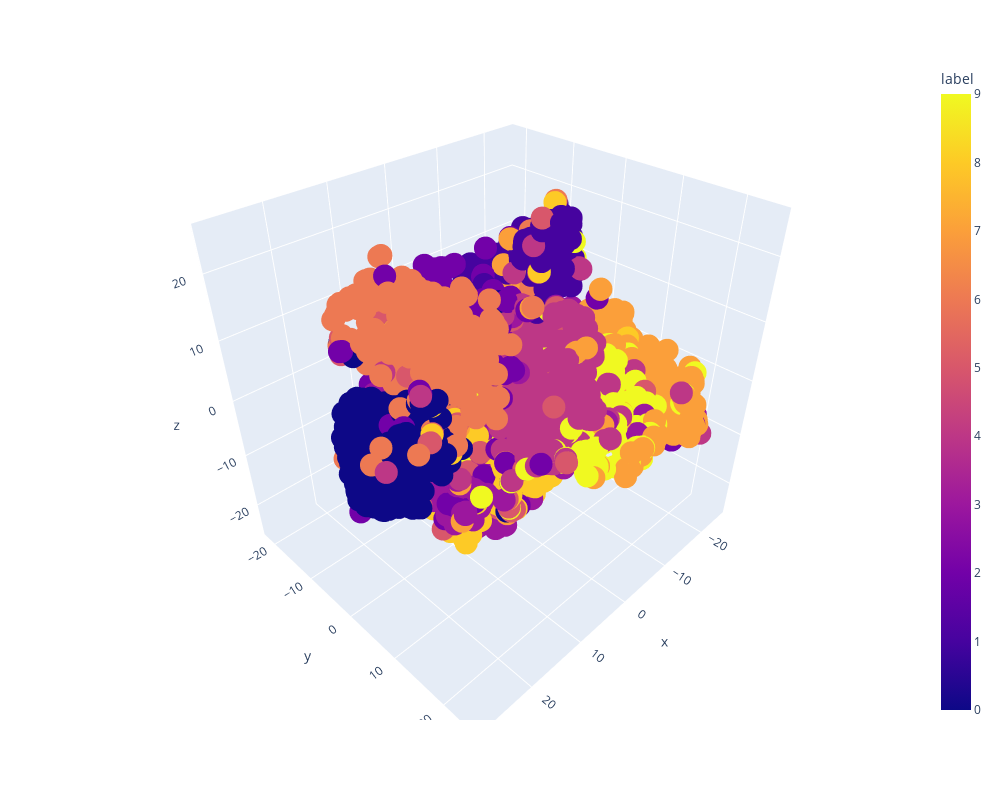

Notebook code for this chart:
### Code cell
df_plot_3d = pd.DataFrame({
    "x": projections_3d[:, 0],
    "y": projections_3d[:, 1],
    "z":projections_3d[:,2],
    "label": Y_train
})

fig = px.scatter_3d(df_plot_3d, x='x', y='y', z='z',color='label',width=1000,   height=800)
fig.show()

### Figure 1 — Plotly figure (JSON) as saved in the notebook; plotly's stock layout.template omitted (floating-point values rounded to 4 significant figures; data arrays with more than 128 entries replaced by an {"elided": "..."} marker saying what was removed)
{"data": [{"hovertemplate": "x=%{x}<br>y=%{y}<br>z=%{z}<br>label=%{marker.color}<extra></extra>", "legendgroup": "", "marker": {"color": {"elided": "7000 int values"}, "coloraxis": "coloraxis", "symbol": "circle"}, "mode": "markers", "name": "", "scene": "scene", "showlegend": false, "type": "scatter3d", "x": {"elided": "7000 float values"}, "y": {"elided": "7000 float values"}, "z": {"elided": "7000 float values"}}], "layout": {"coloraxis": {"colorbar": {"title": {"text": "label"}}, "colorscale": [[0, "#0d0887"], [0.1111, "#46039f"], [0.2222, "#7201a8"], [0.3333, "#9c179e"], [0.4444, "#bd3786"], [0.5556, "#d8576b"], [0.6667, "#ed7953"], [0.7778, "#fb9f3a"], [0.8889, "#fdca26"], [1, "#f0f921"]]}, "height": 800, "legend": {"tracegroupgap": 0}, "margin": {"t": 60}, "scene": {"domain": {"x": [0, 1], "y": [0, 1]}, "xaxis": {"title": {"text": "x"}}, "yaxis": {"title": {"text": "y"}}, "zaxis": {"title": {"text": "z"}}}, "width": 1000}}
